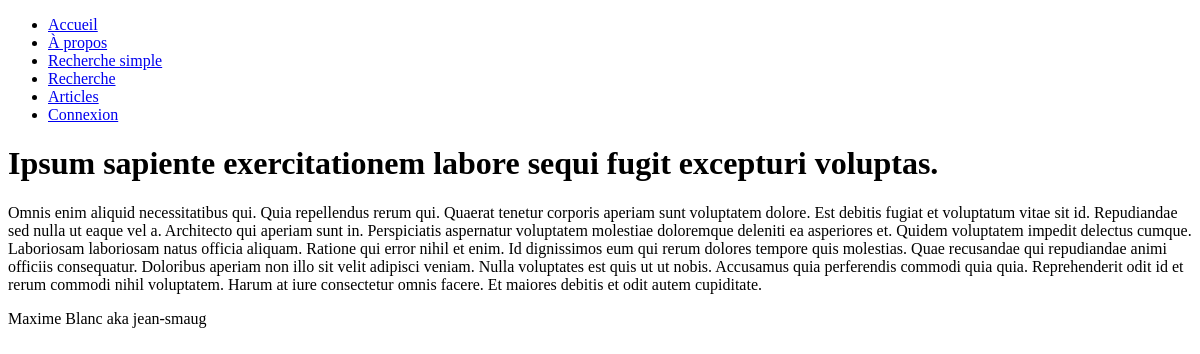
The app's page /article?id=1, older data.
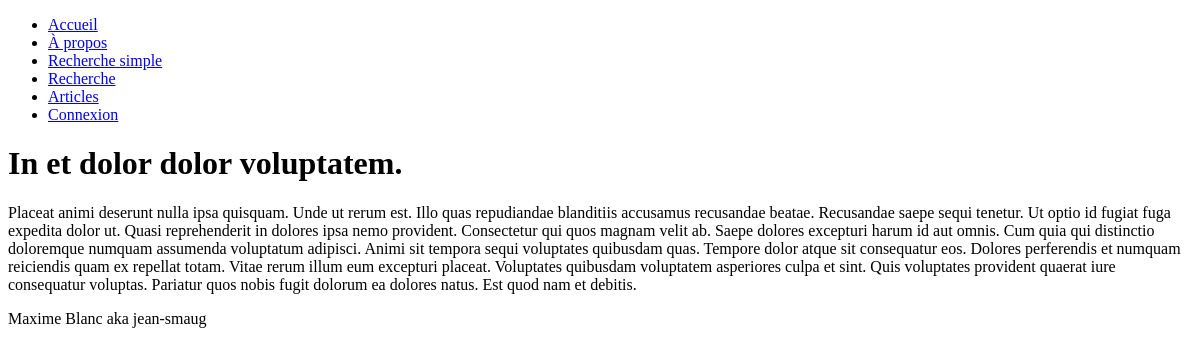
The same page, newer data.
### tables this page shows
CREATE TABLE articles (
    id INTEGER PRIMARY KEY AUTOINCREMENT,
    title TEXT NOT NULL,
    body TEXT NOT NULL,
    image TEXT NOT NULL 
);

### src/Core/Controller.php (called while the page is built, shortened)
<?php
abstract class Controller
{
    private $template = "base";
    public function render($view, $variables = [])
    {
        extract($variables);
        $pathname = $_SERVER["PATH_INFO"] ?? "/";
        $environement = getenv("APP_ENV") ?? "development";
        $assetsBaseUrl = $environement === "production" ? "/dist" : "http://localhost:1234";
        require_once __DIR__ . "/../../views/$view.php";
        $content = ob_get_clean();
        require_once __DIR__ . "/../../views/templates/$this->template.php";
    }
}

### src/Controller/ArticleController.php (called while the page is built, shortened)
<?php
class ArticleController extends Controller
{
    private $articleModel;
    public function __construct()
    {
        $this->articleModel = new Article();
    }
    public function show() {
        $id = $_GET["id"];
        $article = $this->articleModel->fetchById($id);
        $this->render("articles/show", [
            "article" => $article
        ]);
    }
}

### index.php (called while the page is built, shortened)
<?php
$pathname = $_SERVER["PATH_INFO"] ?? "/";
$method = $_SERVER["REQUEST_METHOD"];
$routes = [
    "GET" => [
        "/" => [\App\Controller\HomeController::class, "index"],
        "/about" => [\App\Controller\StaticController::class, "index"],
        "/articles" => [\App\Controller\ArticleController::class, "index"],
        "/article" => [\App\Controller\ArticleController::class, "show"],
        "/search-simple" => [\App\Controller\SearchController::class, "indexSimple"],
        "/search" => [\App\Controller\SearchController::class, "index"],
        "/api/search" => [\App\Controller\SearchController::class, "search"],
    ],
    "POST" => []
];
$match = $routes[$method][$pathname] ?? null;
[$controllerClass, $action] = $match;
$controller = new $controllerClass();
$controller->$action();

### src/Core/Model.php (called while the page is built, shortened)
<?php
abstract class Model
{
    private \PDO $database;
    private $table;
    public function __construct($table)
    {
        $database = new Database();
        $this->database = $database->getDatabase();
        $this->table = $table;
    }
    public function fetchById($id)
    {
        return $this->fetchBy("id", $id);
    }
    public function fetchBy($key, $value)
    {
        return $this->database
            ->query("SELECT * FROM $this->table WHERE $key = $value")
            ->fetch(\PDO::FETCH_ASSOC);
    }
}

### src/Core/Database.php (called while the page is built, shortened)
<?php
class Database
{
    private static $database;
    public function __construct()
    {
        if(Database::$database === null) {
            Database::$database = new \PDO("sqlite:".Config::SQLITE_PATH);
        }
    }
    public function getDatabase()
    {
        return Database::$database;
    }
}

### views/articles/show.php (the view)
<h1 class="text-4xl"><?= $article["title"] ?></h1>
<p>
    <?= $article["body"] ?>
</p>

### views/templates/base.php (shortened to what this page needs)
<!doctype html>
<html lang="fr" class="h-100">
<head>
    <?php if(isset($assetsBaseUrl)): ?>
        <link rel="stylesheet" href="<?= $assetsBaseUrl ?>/main.css">
    <?php endif; ?>
</head>
<body class="d-flex flex-column h-100">
    <?php require_once __DIR__ . "/../partials/header.php" ?>
    <main class="flex-shrink-0 container">
        <?= $content ?? "Error: no content" ?>
    </main>
    <?php require_once __DIR__ . "/../partials/footer.php" ?>
</body>
</html>

### views/partials/header.php
<header class="d-flex justify-content-center py-3">
    <ul class="nav nav-pills">
        <li class="nav-item">
            <a href="/" class="nav-link <?= $pathname === "/" ? "active" : "" ?>" aria-current="page">Accueil</a>
        </li>
        <li class="nav-item">
            <a href="/about" class="nav-link <?= $pathname === "/about" ? "active" : "" ?>">À propos</a>
        </li>
        <li class="nav-item">
            <a href="/search-simple" class="nav-link <?= $pathname === "/search-simple" ? "active" : "" ?>">Recherche simple</a>
        </li>
        <li class="nav-item">
            <a href="/search" class="nav-link <?= $pathname === "/search" ? "active" : "" ?>">Recherche</a>
        </li>
        <li class="nav-item">
            <a href="/articles" class="nav-link <?= $pathname === "/articles" ? "active" : "" ?>">Articles</a>
        </li>
        <li class="nav-item">
            <a href="/login" class="nav-link <?= $pathname === "/login" ? "active" : "" ?>">Connexion</a>
        </li>
    </ul>
</header>

### views/partials/footer.php
<footer class="footer mt-auto py-3 bg-light">
    <div class="container">
        <span class="text-muted">Maxime Blanc aka jean-smaug</span>
    </div>
</footer>

Row changes from the older to the newer data that the page shows:
changed articles: title "Ipsum sapiente exercitationem labore sequi fugit excepturi voluptas." → "In et dolor dolor voluptatem."; body "Omnis enim aliquid necessitatibus qui. Quia repellendus rerum qui. Quaerat tenetur corporis aperiam sunt voluptatem dolore. Est debitis fugiat et voluptatum vitae sit id. Repudiandae sed nulla ut eaque vel a. Architecto qui aperiam sunt in. Perspiciatis aspernatur voluptatem molestiae doloremque deleniti ea asperiores et. Quidem voluptatem impedit delectus cumque. Laboriosam laboriosam natus officia aliquam. Ratione qui error nihil et enim. Id dignissimos eum qui rerum dolores tempore quis molestias. Quae recusandae qui repudiandae animi officiis consequatur. Doloribus aperiam non illo sit velit adipisci veniam. Nulla voluptates est quis ut ut nobis. Accusamus quia perferendis commodi quia…" → "Placeat animi deserunt nulla ipsa quisquam. Unde ut rerum est. Illo quas repudiandae blanditiis accusamus recusandae beatae. Recusandae saepe sequi tenetur. Ut optio id fugiat fuga expedita dolor ut. Quasi reprehenderit in dolores ipsa nemo provident. Consectetur qui quos magnam velit ab. Saepe dolores excepturi harum id aut omnis. Cum quia qui distinctio doloremque numquam assumenda voluptatum adipisci. Animi sit tempora sequi voluptates quibusdam quas. Tempore dolor atque sit consequatur eos. Dolores perferendis et numquam reiciendis quam ex repellat totam. Vitae rerum illum eum excepturi placeat. Voluptates quibusdam voluptatem asperiores culpa et sint. Quis voluptates provident quaerat…"
